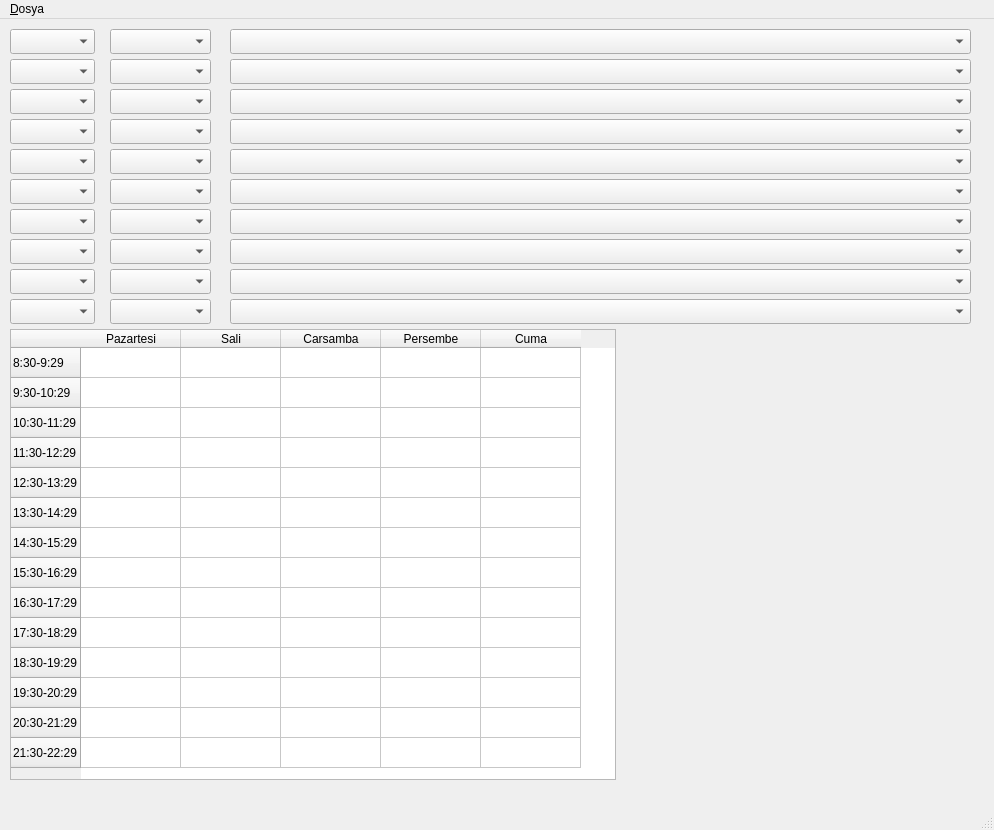
<?xml version="1.0" encoding="UTF-8"?>
<ui version="4.0">
 <class>MainWindow</class>
 <widget class="QMainWindow" name="MainWindow">
  <property name="enabled">
   <bool>true</bool>
  </property>
  <property name="geometry">
   <rect>
    <x>0</x>
    <y>0</y>
    <width>994</width>
    <height>830</height>
   </rect>
  </property>
  <property name="windowTitle">
   <string>ITU Programci</string>
  </property>
  <widget class="QWidget" name="centralwidget">
   <widget class="QComboBox" name="depCodeComboBox_0">
    <property name="geometry">
     <rect>
      <x>10</x>
      <y>10</y>
      <width>85</width>
      <height>25</height>
     </rect>
    </property>
    <property name="styleSheet">
     <string notr="true">combobox-popup: 0;</string>
    </property>
    <property name="maxVisibleItems">
     <number>10</number>
    </property>
    <property name="iconSize">
     <size>
      <width>16</width>
      <height>16</height>
     </size>
    </property>
   </widget>
   <widget class="QTableWidget" name="schedule">
    <property name="enabled">
     <bool>true</bool>
    </property>
    <property name="geometry">
     <rect>
      <x>10</x>
      <y>310</y>
      <width>606</width>
      <height>451</height>
     </rect>
    </property>
    <property name="gridStyle">
     <enum>Qt::SolidLine</enum>
    </property>
    <property name="rowCount">
     <number>14</number>
    </property>
    <property name="columnCount">
     <number>5</number>
    </property>
    <row>
     <property name="text">
      <string>8:30-9:29</string>
     </property>
    </row>
    <row>
     <property name="text">
      <string>9:30-10:29</string>
     </property>
    </row>
    <row>
     <property name="text">
      <string>10:30-11:29</string>
     </property>
    </row>
    <row>
     <property name="text">
      <string>11:30-12:29</string>
     </property>
    </row>
    <row>
     <property name="text">
      <string>12:30-13:29</string>
     </property>
    </row>
    <row>
     <property name="text">
      <string>13:30-14:29</string>
     </property>
    </row>
    <row>
     <property name="text">
      <string>14:30-15:29</string>
     </property>
    </row>
    <row>
     <property name="text">
      <string>15:30-16:29</string>
     </property>
    </row>
    <row>
     <property name="text">
      <string>16:30-17:29</string>
     </property>
    </row>
    <row>
     <property name="text">
      <string>17:30-18:29</string>
     </property>
    </row>
    <row>
     <property name="text">
      <string>18:30-19:29</string>
     </property>
    </row>
    <row>
     <property name="text">
      <string>19:30-20:29</string>
     </property>
    </row>
    <row>
     <property name="text">
      <string>20:30-21:29</string>
     </property>
    </row>
    <row>
     <property name="text">
      <string>21:30-22:29</string>
     </property>
    </row>
    <column>
     <property name="text">
      <string>Pazartesi</string>
     </property>
    </column>
    <column>
     <property name="text">
      <string>Sali</string>
     </property>
    </column>
    <column>
     <property name="text">
      <string>Carsamba</string>
     </property>
    </column>
    <column>
     <property name="text">
      <string>Persembe</string>
     </property>
    </column>
    <column>
     <property name="text">
      <string>Cuma</string>
     </property>
    </column>
   </widget>
   <widget class="QComboBox" name="depCodeComboBox_1">
    <property name="geometry">
     <rect>
      <x>10</x>
      <y>40</y>
      <width>85</width>
      <height>25</height>
     </rect>
    </property>
    <property name="styleSheet">
     <string notr="true">combobox-popup: 0;</string>
    </property>
    <property name="maxVisibleItems">
     <number>10</number>
    </property>
    <property name="iconSize">
     <size>
      <width>16</width>
      <height>16</height>
     </size>
    </property>
   </widget>
   <widget class="QComboBox" name="depCodeComboBox_2">
    <property name="geometry">
     <rect>
      <x>10</x>
      <y>70</y>
      <width>85</width>
      <height>25</height>
     </rect>
    </property>
    <property name="styleSheet">
     <string notr="true">combobox-popup: 0;</string>
    </property>
    <property name="maxVisibleItems">
     <number>10</number>
    </property>
    <property name="iconSize">
     <size>
      <width>16</width>
      <height>16</height>
     </size>
    </property>
   </widget>
   <widget class="QComboBox" name="depCodeComboBox_3">
    <property name="geometry">
     <rect>
      <x>10</x>
      <y>100</y>
      <width>85</width>
      <height>25</height>
     </rect>
    </property>
    <property name="styleSheet">
     <string notr="true">combobox-popup: 0;</string>
    </property>
    <property name="maxVisibleItems">
     <number>10</number>
    </property>
    <property name="iconSize">
     <size>
      <width>16</width>
      <height>16</height>
     </size>
    </property>
   </widget>
   <widget class="QComboBox" name="depCodeComboBox_4">
    <property name="geometry">
     <rect>
      <x>10</x>
      <y>130</y>
      <width>85</width>
      <height>25</height>
     </rect>
    </property>
    <property name="styleSheet">
     <string notr="true">combobox-popup: 0;</string>
    </property>
    <property name="maxVisibleItems">
     <number>10</number>
    </property>
    <property name="iconSize">
     <size>
      <width>16</width>
      <height>16</height>
     </size>
    </property>
   </widget>
   <widget class="QComboBox" name="depCodeComboBox_5">
    <property name="geometry">
     <rect>
      <x>10</x>
      <y>160</y>
      <width>85</width>
      <height>25</height>
     </rect>
    </property>
    <property name="styleSheet">
     <string notr="true">combobox-popup: 0;</string>
    </property>
    <property name="maxVisibleItems">
     <number>10</number>
    </property>
    <property name="iconSize">
     <size>
      <width>16</width>
      <height>16</height>
     </size>
    </property>
   </widget>
   <widget class="QComboBox" name="depCodeComboBox_6">
    <property name="geometry">
     <rect>
      <x>10</x>
      <y>190</y>
      <width>85</width>
      <height>25</height>
     </rect>
    </property>
    <property name="styleSheet">
     <string notr="true">combobox-popup: 0;</string>
    </property>
    <property name="maxVisibleItems">
     <number>10</number>
    </property>
    <property name="iconSize">
     <size>
      <width>16</width>
      <height>16</height>
     </size>
    </property>
   </widget>
   <widget class="QComboBox" name="depCodeComboBox_7">
    <property name="geometry">
     <rect>
      <x>10</x>
      <y>220</y>
      <width>85</width>
      <height>25</height>
     </rect>
    </property>
    <property name="styleSheet">
     <string notr="true">combobox-popup: 0;</string>
    </property>
    <property name="maxVisibleItems">
     <number>10</number>
    </property>
    <property name="iconSize">
     <size>
      <width>16</width>
      <height>16</height>
     </size>
    </property>
   </widget>
   <widget class="QComboBox" name="depCodeComboBox_8">
    <property name="geometry">
     <rect>
      <x>10</x>
      <y>250</y>
      <width>85</width>
      <height>25</height>
     </rect>
    </property>
    <property name="styleSheet">
     <string notr="true">combobox-popup: 0;</string>
    </property>
    <property name="maxVisibleItems">
     <number>10</number>
    </property>
    <property name="iconSize">
     <size>
      <width>16</width>
      <height>16</height>
     </size>
    </property>
   </widget>
   <widget class="QComboBox" name="depCodeComboBox_9">
    <property name="geometry">
     <rect>
      <x>10</x>
      <y>280</y>
      <width>85</width>
      <height>25</height>
     </rect>
    </property>
    <property name="styleSheet">
     <string notr="true">combobox-popup: 0;</string>
    </property>
    <property name="maxVisibleItems">
     <number>10</number>
    </property>
    <property name="iconSize">
     <size>
      <width>16</width>
      <height>16</height>
     </size>
    </property>
   </widget>
   <widget class="QComboBox" name="classCodeComboBox_0">
    <property name="geometry">
     <rect>
      <x>110</x>
      <y>10</y>
      <width>101</width>
      <height>25</height>
     </rect>
    </property>
    <property name="styleSheet">
     <string notr="true">combobox-popup: 0;</string>
    </property>
    <property name="maxVisibleItems">
     <number>10</number>
    </property>
    <property name="iconSize">
     <size>
      <width>16</width>
      <height>16</height>
     </size>
    </property>
   </widget>
   <widget class="QComboBox" name="classCodeComboBox_1">
    <property name="geometry">
     <rect>
      <x>110</x>
      <y>40</y>
      <width>101</width>
      <height>25</height>
     </rect>
    </property>
    <property name="styleSheet">
     <string notr="true">combobox-popup: 0;</string>
    </property>
    <property name="maxVisibleItems">
     <number>10</number>
    </property>
    <property name="iconSize">
     <size>
      <width>16</width>
      <height>16</height>
     </size>
    </property>
   </widget>
   <widget class="QComboBox" name="classCodeComboBox_2">
    <property name="geometry">
     <rect>
      <x>110</x>
      <y>70</y>
      <width>101</width>
      <height>25</height>
     </rect>
    </property>
    <property name="styleSheet">
     <string notr="true">combobox-popup: 0;</string>
    </property>
    <property name="maxVisibleItems">
     <number>10</number>
    </property>
    <property name="iconSize">
     <size>
      <width>16</width>
      <height>16</height>
     </size>
    </property>
   </widget>
   <widget class="QComboBox" name="classCodeComboBox_3">
    <property name="geometry">
     <rect>
      <x>110</x>
      <y>100</y>
      <width>101</width>
      <height>25</height>
     </rect>
    </property>
    <property name="styleSheet">
     <string notr="true">combobox-popup: 0;</string>
    </property>
    <property name="maxVisibleItems">
     <number>10</number>
    </property>
    <property name="iconSize">
     <size>
      <width>16</width>
      <height>16</height>
     </size>
    </property>
   </widget>
   <widget class="QComboBox" name="classCodeComboBox_4">
    <property name="geometry">
     <rect>
      <x>110</x>
      <y>130</y>
      <width>101</width>
      <height>25</height>
     </rect>
    </property>
    <property name="styleSheet">
     <string notr="true">combobox-popup: 0;</string>
    </property>
    <property name="maxVisibleItems">
     <number>10</number>
    </property>
    <property name="iconSize">
     <size>
      <width>16</width>
      <height>16</height>
     </size>
    </property>
   </widget>
   <widget class="QComboBox" name="classCodeComboBox_5">
    <property name="geometry">
     <rect>
      <x>110</x>
      <y>160</y>
      <width>101</width>
      <height>25</height>
     </rect>
    </property>
    <property name="styleSheet">
     <string notr="true">combobox-popup: 0;</string>
    </property>
    <property name="maxVisibleItems">
     <number>10</number>
    </property>
    <property name="iconSize">
     <size>
      <width>16</width>
      <height>16</height>
     </size>
    </property>
   </widget>
   <widget class="QComboBox" name="classCodeComboBox_6">
    <property name="geometry">
     <rect>
      <x>110</x>
      <y>190</y>
      <width>101</width>
      <height>25</height>
     </rect>
    </property>
    <property name="styleSheet">
     <string notr="true">combobox-popup: 0;</string>
    </property>
    <property name="maxVisibleItems">
     <number>10</number>
    </property>
    <property name="iconSize">
     <size>
      <width>16</width>
      <height>16</height>
     </size>
    </property>
   </widget>
   <widget class="QComboBox" name="classCodeComboBox_7">
    <property name="geometry">
     <rect>
      <x>110</x>
      <y>220</y>
      <width>101</width>
      <height>25</height>
     </rect>
    </property>
    <property name="styleSheet">
     <string notr="true">combobox-popup: 0;</string>
    </property>
    <property name="maxVisibleItems">
     <number>10</number>
    </property>
    <property name="iconSize">
     <size>
      <width>16</width>
      <height>16</height>
     </size>
    </property>
   </widget>
   <widget class="QComboBox" name="classCodeComboBox_8">
    <property name="geometry">
     <rect>
      <x>110</x>
      <y>250</y>
      <width>101</width>
      <height>25</height>
     </rect>
    </property>
    <property name="styleSheet">
     <string notr="true">combobox-popup: 0;</string>
    </property>
    <property name="maxVisibleItems">
     <number>10</number>
    </property>
    <property name="iconSize">
     <size>
      <width>16</width>
      <height>16</height>
     </size>
    </property>
   </widget>
   <widget class="QComboBox" name="classCodeComboBox_9">
    <property name="geometry">
     <rect>
      <x>110</x>
      <y>280</y>
      <width>101</width>
      <height>25</height>
     </rect>
    </property>
    <property name="styleSheet">
     <string notr="true">combobox-popup: 0;</string>
    </property>
    <property name="maxVisibleItems">
     <number>10</number>
    </property>
    <property name="iconSize">
     <size>
      <width>16</width>
      <height>16</height>
     </size>
    </property>
   </widget>
   <widget class="QComboBox" name="availClassComboBox_0">
    <property name="geometry">
     <rect>
      <x>230</x>
      <y>10</y>
      <width>741</width>
      <height>25</height>
     </rect>
    </property>
    <property name="styleSheet">
     <string notr="true">combobox-popup: 0;</string>
    </property>
    <property name="maxVisibleItems">
     <number>10</number>
    </property>
    <property name="iconSize">
     <size>
      <width>16</width>
      <height>16</height>
     </size>
    </property>
   </widget>
   <widget class="QComboBox" name="availClassComboBox_1">
    <property name="geometry">
     <rect>
      <x>230</x>
      <y>40</y>
      <width>741</width>
      <height>25</height>
     </rect>
    </property>
    <property name="styleSheet">
     <string notr="true">combobox-popup: 0;</string>
    </property>
    <property name="maxVisibleItems">
     <number>10</number>
    </property>
    <property name="iconSize">
     <size>
      <width>16</width>
      <height>16</height>
     </size>
    </property>
   </widget>
   <widget class="QComboBox" name="availClassComboBox_2">
    <property name="geometry">
     <rect>
      <x>230</x>
      <y>70</y>
      <width>741</width>
      <height>25</height>
     </rect>
    </property>
    <property name="styleSheet">
     <string notr="true">combobox-popup: 0;</string>
    </property>
    <property name="maxVisibleItems">
     <number>10</number>
    </property>
    <property name="iconSize">
     <size>
      <width>16</width>
      <height>16</height>
     </size>
    </property>
   </widget>
   <widget class="QComboBox" name="availClassComboBox_3">
    <property name="geometry">
     <rect>
      <x>230</x>
      <y>100</y>
      <width>741</width>
      <height>25</height>
     </rect>
    </property>
    <property name="styleSheet">
     <string notr="true">combobox-popup: 0;</string>
    </property>
    <property name="maxVisibleItems">
     <number>10</number>
    </property>
    <property name="iconSize">
     <size>
      <width>16</width>
      <height>16</height>
     </size>
    </property>
   </widget>
   <widget class="QComboBox" name="availClassComboBox_4">
    <property name="geometry">
     <rect>
      <x>230</x>
      <y>130</y>
      <width>741</width>
      <height>25</height>
     </rect>
    </property>
    <property name="styleSheet">
     <string notr="true">combobox-popup: 0;</string>
    </property>
    <property name="maxVisibleItems">
     <number>10</number>
    </property>
    <property name="iconSize">
     <size>
      <width>16</width>
      <height>16</height>
     </size>
    </property>
   </widget>
   <widget class="QComboBox" name="availClassComboBox_5">
    <property name="geometry">
     <rect>
      <x>230</x>
      <y>160</y>
      <width>741</width>
      <height>25</height>
     </rect>
    </property>
    <property name="styleSheet">
     <string notr="true">combobox-popup: 0;</string>
    </property>
    <property name="maxVisibleItems">
     <number>10</number>
    </property>
    <property name="iconSize">
     <size>
      <width>16</width>
      <height>16</height>
     </size>
    </property>
   </widget>
   <widget class="QComboBox" name="availClassComboBox_6">
    <property name="geometry">
     <rect>
      <x>230</x>
      <y>190</y>
      <width>741</width>
      <height>25</height>
     </rect>
    </property>
    <property name="styleSheet">
     <string notr="true">combobox-popup: 0;</string>
    </property>
    <property name="maxVisibleItems">
     <number>10</number>
    </property>
    <property name="iconSize">
     <size>
      <width>16</width>
      <height>16</height>
     </size>
    </property>
   </widget>
   <widget class="QComboBox" name="availClassComboBox_7">
    <property name="geometry">
     <rect>
      <x>230</x>
      <y>220</y>
      <width>741</width>
      <height>25</height>
     </rect>
    </property>
    <property name="styleSheet">
     <string notr="true">combobox-popup: 0;</string>
    </property>
    <property name="maxVisibleItems">
     <number>10</number>
    </property>
    <property name="iconSize">
     <size>
      <width>16</width>
      <height>16</height>
     </size>
    </property>
   </widget>
   <widget class="QComboBox" name="availClassComboBox_8">
    <property name="geometry">
     <rect>
      <x>230</x>
      <y>250</y>
      <width>741</width>
      <height>25</height>
     </rect>
    </property>
    <property name="styleSheet">
     <string notr="true">combobox-popup: 0;</string>
    </property>
    <property name="maxVisibleItems">
     <number>10</number>
    </property>
    <property name="iconSize">
     <size>
      <width>16</width>
      <height>16</height>
     </size>
    </property>
   </widget>
   <widget class="QComboBox" name="availClassComboBox_9">
    <property name="geometry">
     <rect>
      <x>230</x>
      <y>280</y>
      <width>741</width>
      <height>25</height>
     </rect>
    </property>
    <property name="styleSheet">
     <string notr="true">combobox-popup: 0;</string>
    </property>
    <property name="maxVisibleItems">
     <number>10</number>
    </property>
    <property name="iconSize">
     <size>
      <width>16</width>
      <height>16</height>
     </size>
    </property>
   </widget>
  </widget>
  <widget class="QMenuBar" name="menubar">
   <property name="geometry">
    <rect>
     <x>0</x>
     <y>0</y>
     <width>994</width>
     <height>29</height>
    </rect>
   </property>
   <widget class="QMenu" name="menuDosya">
    <property name="title">
     <string>&amp;Dosya</string>
    </property>
    <addaction name="action_asdasd"/>
    <addaction name="separator"/>
   </widget>
   <addaction name="menuDosya"/>
  </widget>
  <widget class="QStatusBar" name="statusbar">
   <property name="toolTip">
    <string/>
   </property>
   <property name="sizeGripEnabled">
    <bool>true</bool>
   </property>
  </widget>
  <action name="action_asdasd">
   <property name="text">
    <string>&amp;asdasd</string>
   </property>
  </action>
 </widget>
 <resources/>
 <connections/>
</ui>
